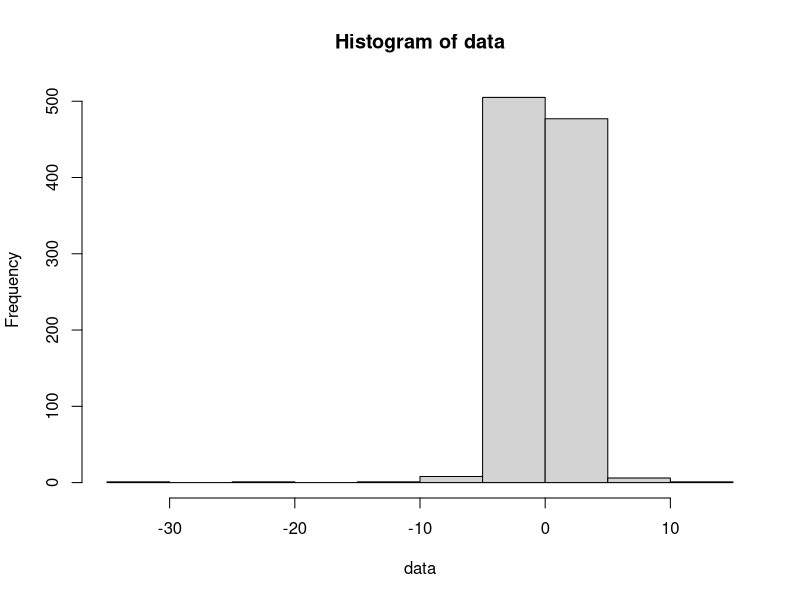
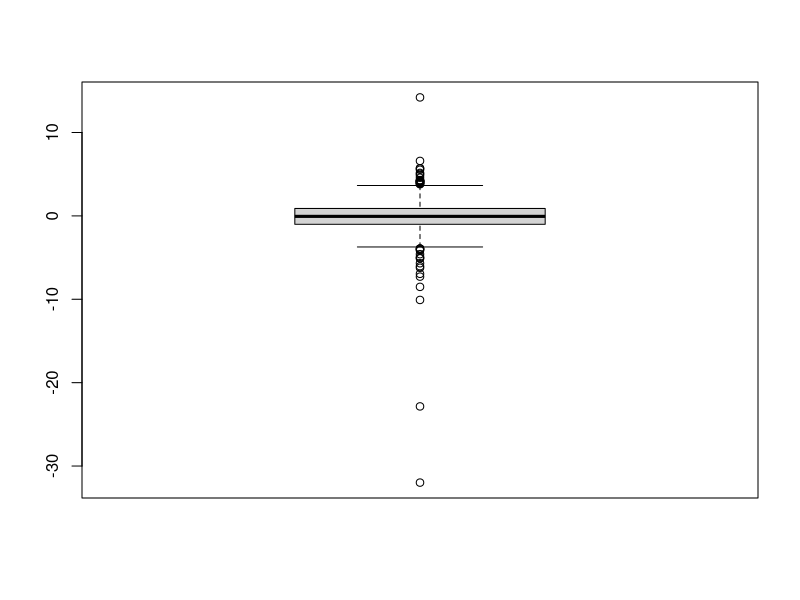

The R source for these figures, in order: (Note: this script raises an error after producing the figures.)
###########################################################################################
###                                      BOOTSTRAP                                      ###
###                                  Test and p-values                                  ###
###########################################################################################
seed  = 100
B     = 1000
alpha = 0.1

### One dimensional
###    H0: median(data)=0 vs. H1: median(data)!=0 
data = stabledist::rstable(1000,1.8,0)
hist(data)
boxplot(data)

library(pbapply)
library(parallel)
set.seed(seed)
T0      = median(data)
T_boot  = numeric(B)
cl      = makeCluster(2)
wrapper = function(dummy){T_boot = median(sample(data, replace=T))}
clusterExport(cl=cl, list('data'))
T_boot  = pbsapply(T_boot, wrapper, cl=cl)

# Confidence Interval
right_quantile = quantile(T_boot, 1-alpha/2)
left_quantile  = quantile(T_boot, alpha/2)
CI = c(T0-(right_quantile-T0), T0, T0-(left_quantile-T0))
CI
plot(ecdf(T_boot))
abline(v=CI, col='red')

# P-value
alpha_grid = seq(0.001, 0.5, length.out=100)
CI_calc = function(alpha){
  right_quantile = quantile(T_boot, 1-alpha/2)
  left_quantile  = quantile(T_boot, alpha/2)
  CI = c(T0-(right_quantile-T0), T0-(left_quantile-T0))
  names(CI) = c('lwr','upr')
  return(CI)
}

CI_list = pblapply(alpha_grid, CI_calc)
CI_mat  = dplyr::bind_rows(CI_list)
check   = CI_mat[,1]>0 | CI_mat[,2]<0
(alpha_grid[check])[1]   # <- p-value 
